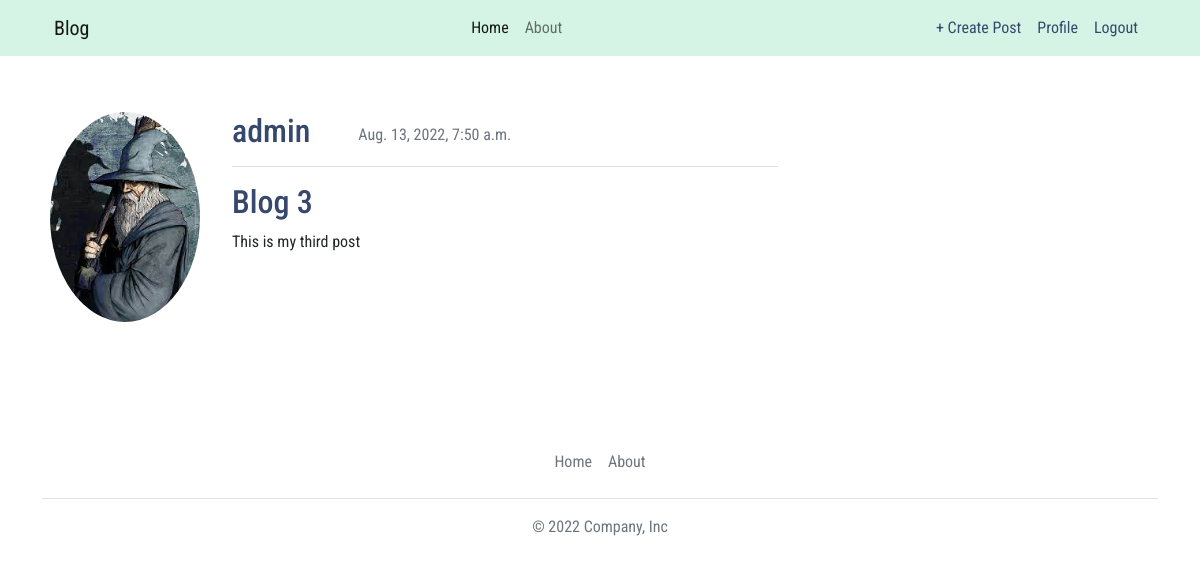
/post/3/ (signed in), run on the app's committed database.
### blog/models.py (models this page shows, shortened)
class Post(models.Model):
    title = models.CharField(max_length=250)
    content = models.TextField(null=True, blank=True)
    date_posted = models.DateTimeField(default=timezone.now)
    author = models.ForeignKey(User, on_delete=models.CASCADE)

### account/models.py (models this page shows, shortened)
class Profile(models.Model):
    user = models.OneToOneField(User, on_delete=models.CASCADE)
    image = models.ImageField(default="default.jpg", upload_to="profile_pics")

### blog/views.py (the view)
# urls.py: path("post/<int:pk>/", PostDetailView.as_view(), name="blog-detail"),
class PostDetailView(LoginRequiredMixin, DetailView):
    model = Post

### blog/templates/blog/post_detail.html (shortened to what this page needs)
{% extends "blog/base.html" %}
{% block content %}
<div class="container mt-5">
    <div class="row">
            <div class="col-8">
              <div class="row">
                <div class="col-3 mb-5">
                  <img src="{{ object.author.profile.image.url }}" alt="" class="img-fluid rounded-circle p-2 rounded mx-auto d-block">
                </div>
                <div class="col-9 mb-5">
                  <div class="up d-flex align-items-center">
                      <h6 class="text-center fs-2 py-2">{{ object.author }}</h6>
                      <span class="text-muted ms-5">{{ object.date_posted }}</span>
                  </div>
                  <p class="border-bottom"></p>
                  <div class="bottom">
                      <a href="#" class="text-decoration-none"><h2>{{ object.title }}</h2></a>
                      <p>{{ object.content }}</p>
                  </div>
                </div>
              </div>
            </div>
         </div>
    </div>
{% endblock content %}

### blog/static/blog/style.css (style rules this page uses)
body { font-family: 'Roboto Condensed', sans-serif; }
h1, h2, h3, h4, h5, h6 { color: #36486b; }
a { color: #36486b; cursor: pointer; }

### data on the page
Post: author.profile.image (picture), author "admin", date_posted "Aug. 13, 2022, 7:50 a.m.", title "Blog 3", content "This is my third post"
